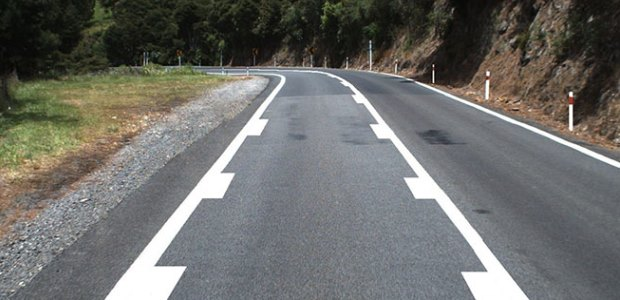
#> input picture LaneFinding/test.jpg, 620 x 300 px
$ python image1.3.py
#> lines starting #> are read from the running program, lines starting #| are printed output that depends on the picture; after the words box and inside, x2 and y2 are one past the last pixel; in counts of white or black regions, pixels touching at a corner belong together
import matplotlib.pyplot as plt
import matplotlib.image as mpimg
import numpy as np

image = mpimg.imread('test.jpg')
#> image is the input picture: shape (300, 620, 3); mean R, G, B 109.1, 109.3, 105.9
print(image.shape)
#| (300, 620, 3)
ysize = image.shape[0]
#> ysize = 300
xsize = image.shape[1]
#> xsize = 620
color_select = np.copy(image)
line_image = np.copy(image)

red_threshold = 200
green_threshold = 200
blue_threshold = 100

rgb_threshold = [red_threshold, green_threshold, blue_threshold]

left_bottom = [5, 299]
right_bottom = [618, 299]
apex = [309, 45]

fit_left = np.polyfit((left_bottom[0], apex[0]), (left_bottom[1], apex[1]), 1)
fit_right = np.polyfit((right_bottom[0], apex[0]), (right_bottom[1], apex[1]), 1)
fit_bottom = np.polyfit((left_bottom[0], right_bottom[0]), (left_bottom[1], right_bottom[1]), 1)


color_thresholds = (image[:,:,0] < rgb_threshold[0]) | (image[:,:,1] < rgb_threshold[1]) | (image[:,:,2] < rgb_threshold[2])
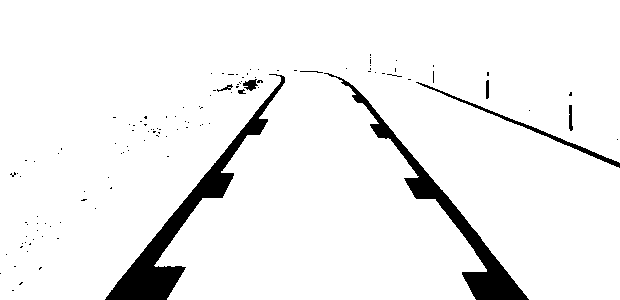
#> color_thresholds: shape (300, 620) bool; 94.2% white; 118 black regions (109 under 20 px), largest, box (x1, y1, x2, y2) and area: (105, 74, 285, 300) 5185, (324, 73, 529, 300) 4233, (416, 82, 620, 168) 733

XX, YY = np.meshgrid(np.arange(0, xsize), np.arange(0, ysize))
region_thresholds = (YY > (XX*fit_left[0] + fit_left[1])) & (YY > (XX*fit_right[0] + fit_right[1])) & (YY < (XX*fit_bottom[0] + fit_bottom[1]))

color_select[color_thresholds | ~region_thresholds] = [0, 0, 0]
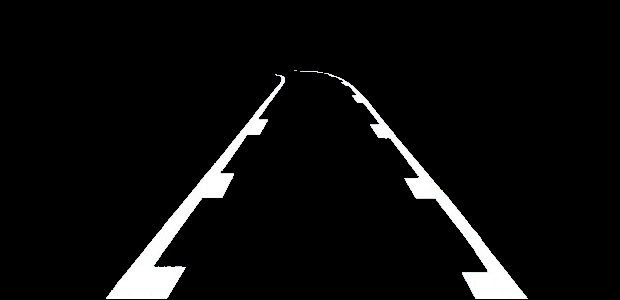
#> color_select: shape (300, 620, 3); mean R, G, B 12.5, 12.6, 12.6
line_image[~color_thresholds & region_thresholds] = [255, 0, 0]
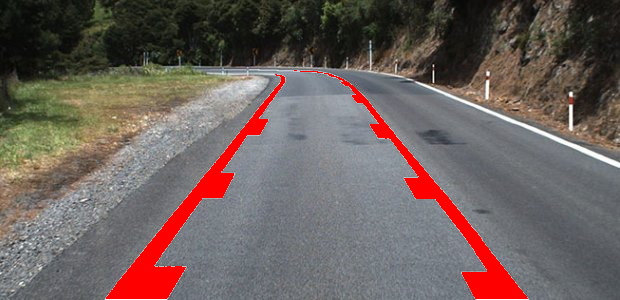
#> line_image: shape (300, 620, 3); 5.01% of pixels changed, all inside (x1, y1, x2, y2) = (106, 70, 528, 299)

plt.imshow(image)
x = [left_bottom[0], right_bottom[0], apex[0], left_bottom[0]]
y = [left_bottom[1], right_bottom[1], apex[1], left_bottom[1]]
plt.plot(x, y, 'b--', lw=3)
plt.imshow(color_select)
plt.imshow(line_image)
plt.show()
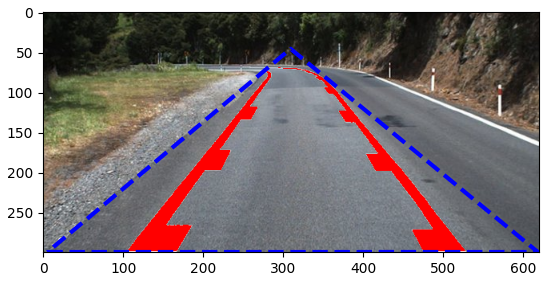
#> figure drawn by matplotlib, 1 panel

$ run again, with LaneFinding/bridge_shadow.jpg copied over LaneFinding/test.jpg
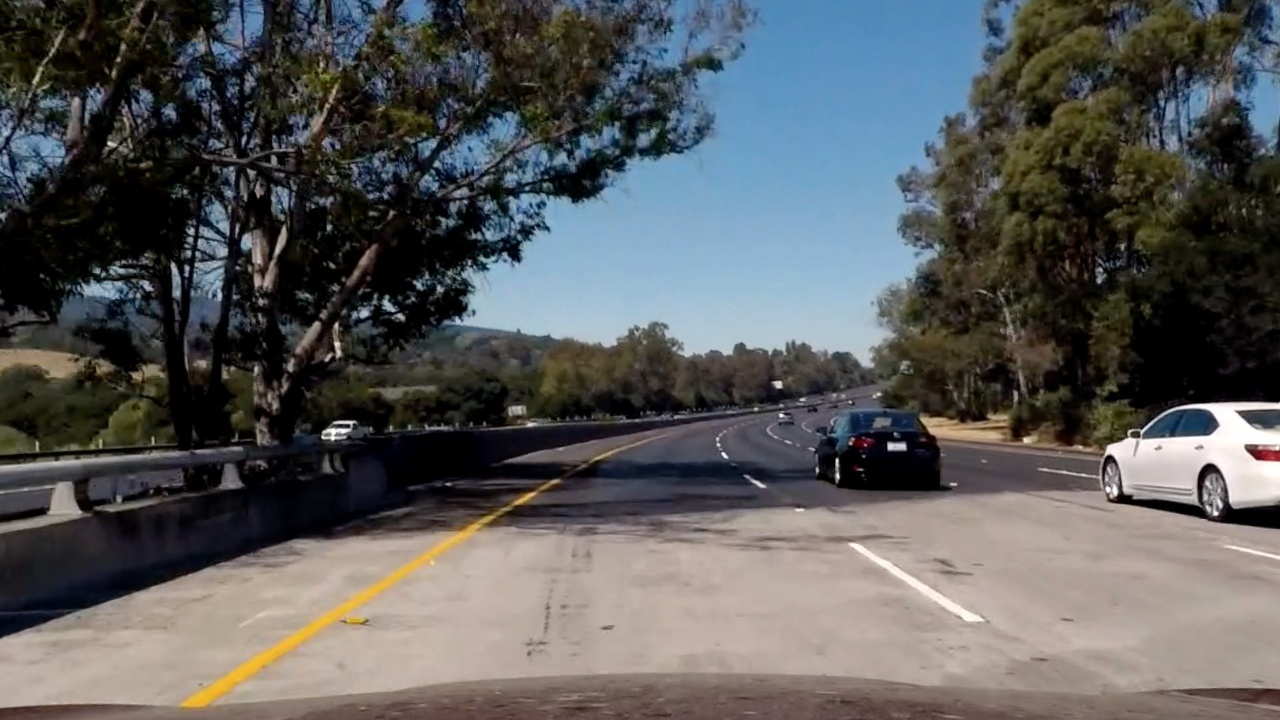
#> input picture LaneFinding/bridge_shadow.jpg, 1280 x 720 px
#> image is the input picture: shape (720, 1280, 3); mean R, G, B 89.7, 90.6, 90.8
#| (720, 1280, 3)
#> `color_thresholds = (image[:,:,0] < rgb_threshold[0]) | (image[:,:,1] <..`:
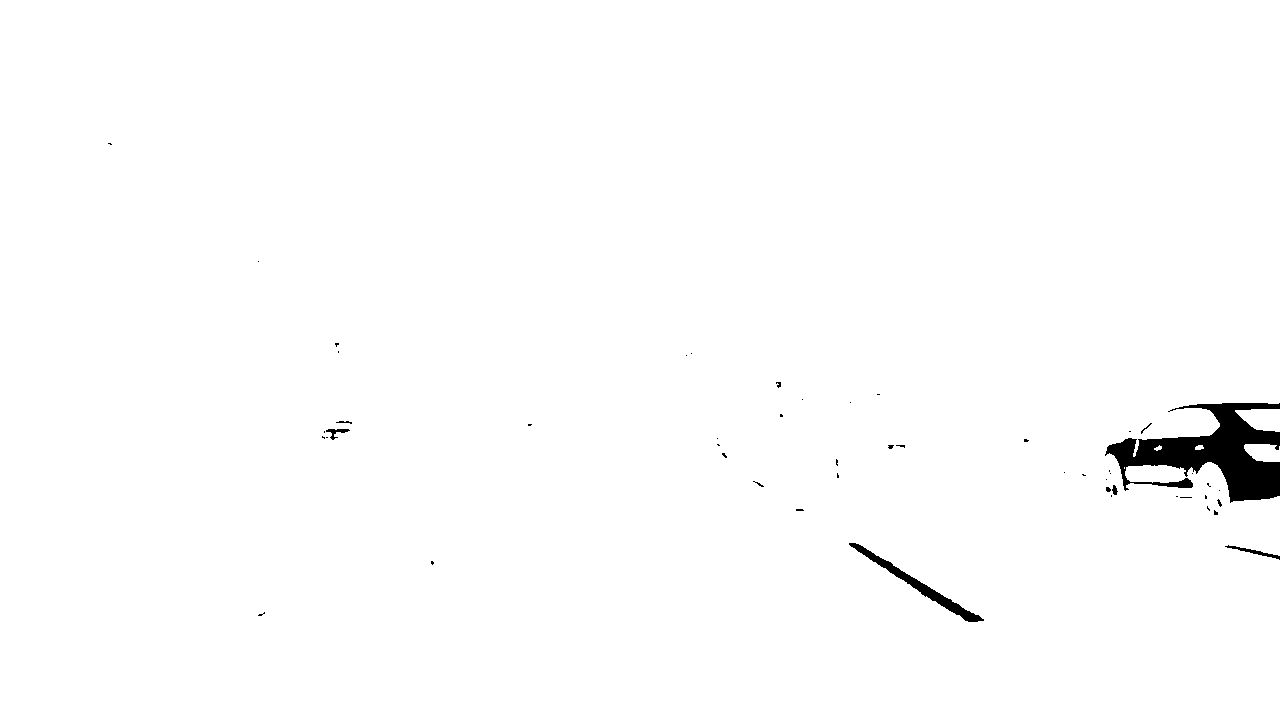
#> color_thresholds: shape (720, 1280) bool; 98.9% white; 51 black regions (42 under 20 px), largest, box (x1, y1, x2, y2) and area: (1105, 403, 1280, 503) 7859, (849, 543, 984, 622) 1219, (1225, 545, 1280, 560) 169
#> line_image: shape (720, 1280, 3); under 0.01% of pixels changed, all inside (x1, y1, x2, y2) = (258, 261, 259, 262)
#> `plt.show()`:
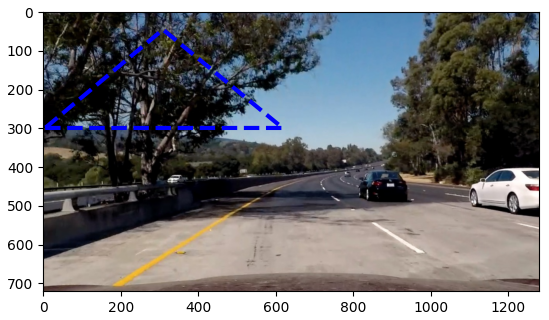
#> figure drawn by matplotlib, 1 panel
